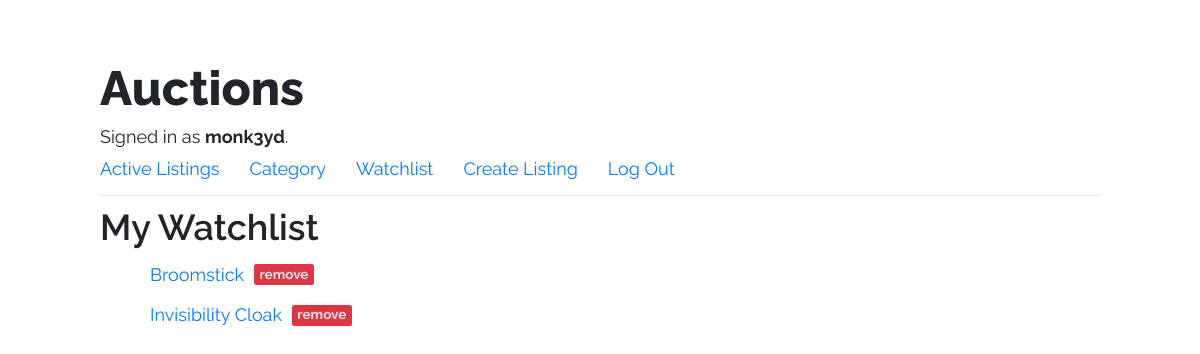
Screenshot of /watchlist (signed in) with the database file from the repository.
### auctions/models.py (models this page shows)
class User(AbstractUser):
    pass

class WatchList(models.Model):
    user = models.ForeignKey(
        settings.AUTH_USER_MODEL,
        on_delete=models.CASCADE,
    )  # ForeigKey to User
    item = models.ForeignKey(
        ListingItem,
        on_delete=models.CASCADE,
    )  # ForeigKey to ListingItem
    class Meta:
        unique_together = ('user', 'item')
    def __str__(self):
        return f"{self.item}"

class ListingItem(models.Model):
    title = models.CharField(max_length=50)
    description = models.CharField(max_length=250)
    starting_bid = models.FloatField()
    img_url = models.URLField(blank=True)  # models.ImageField()
    category = models.CharField(max_length=50, choices=category_choices)
    starting_date = models.DateTimeField(auto_now=True)
    author = models.ForeignKey(
        settings.AUTH_USER_MODEL,
        on_delete=models.CASCADE,
    )  # ForeigKey to User.
    is_active = models.BooleanField(default=True)
    def __str__(self):
        return f"{self.title}"

### auctions/views.py (the view)
# urls.py: path("watchlist", views.watchlist, name="watchlist"),
def watchlist(request):
    user = User.objects.get(pk=request.user.id)
    watchlist = WatchList.objects.filter(user=user)
    return render(request, "auctions/watchlist.html", {
        "watchlist": watchlist
    })

### auctions/templates/auctions/watchlist.html
{% extends 'auctions/layout.html' %}
{% block body %}
{% if user.is_authenticated %}
    <h2>My Watchlist</h2>
    <ul class="watchlist-list">
        {% for element in watchlist %}
        <li>
            <a class="watchlist-item" href="{% url 'item' element.item.id %}">
                {{ element }}
            </a>
            <a class="remove-badge-wrap" href="{% url 'remove' element.item.id %}">
                <span class="remove-badge badge bg-danger"> remove</span>
            </a>
        </li>
        {% empty %}
            <li><span>There are no items in watchlist.</span></li>
        {% endfor %}
    </ul>
{% endif %}
{% endblock %}

### auctions/templates/auctions/layout.html (shortened to what this page needs)
{% load static %}
<!DOCTYPE html>
<html lang="en">
    <head>
        <link rel="stylesheet" href="https://stackpath.bootstrapcdn.com/bootstrap/4.4.1/css/bootstrap.min.css">
        <link href="{% static 'auctions/style.css' %}" rel="stylesheet">
    </head>
    <body>
        <h1>Auctions</h1>
        <div>
            {% if user.is_authenticated %}
                Signed in as <strong>{{ user.username }}</strong>.
            {% else %}
                Not signed in.
            {% endif %}
        </div>
        <ul class="nav">
            <li class="nav-item">
                <a class="nav-link" href="{% url 'index' %}">Active Listings</a>
            </li>
            <li class="nav-item">
                <a class="nav-link" href="#">Category</a>
            </li>
            {% if user.is_authenticated %}
                <li class="nav-item">
                    <a class="nav-link" href="{% url 'watchlist' %}">Watchlist</a>
                </li>
                <li class="nav-item">
                    <a class="nav-link" href="{% url 'create' %}">Create Listing</a>
                </li>
                <li class="nav-item">
                    <a class="nav-link" href="{% url 'logout' %}">Log Out</a>
                </li>
            {% endif %}
        </ul>
        <hr>
        {% block body %}
        {% endblock %}
    </body>
</html>

### auctions/static/auctions/style.css (style rules this page uses)
* { box-sizing: border-box; margin: 0; padding: 0; }
html { font-size: 62.5%; }
body { font-size: 1.8rem; font-family: 'Raleway', 'Trebuchet MS', 'Lucida Sans Unicode', 'Lucida Grande', 'Lucida Sans', Arial, sans-serif; padding: 6rem 10rem; }
h1 { font-size: 4.8rem; font-weight: 800; }
h2 { font-size: 3.6rem; font-weight: 600; }
.nav-link { padding: 0.5rem 3rem 0.3rem 0; }
.watchlist-list li { display: flex; flex-direction: row; align-items: center; margin: 1rem 0 0 4rem; }
.watchlist-item { margin: 0 1rem; }
.remove-badge-wrap { color: rgb(233, 225, 225); margin: ; text-decoration: none; }
.remove-badge { height: 2.1rem; margin-bottom: 0.4rem; }

### rows the page displays
User: username "monk3yd"
WatchList: item.title "Broomstick"
WatchList: item.title "Invisibility Cloak"
